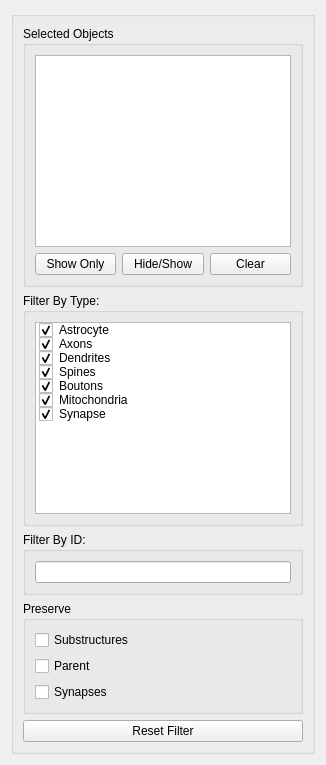
       <widget class="QWidget" name="tab_4">
        <attribute name="title">
         <string>Filtering</string>
        </attribute>
        <layout class="QGridLayout" name="gridLayout_10">
         <item row="0" column="0">
          <widget class="QGroupBox" name="groupBox_2">
           <property name="title">
            <string/>
           </property>
           <layout class="QGridLayout" name="gridLayout_9">
            <item row="0" column="0">
             <widget class="QGroupBox" name="groupBox_8">
              <property name="title">
               <string>Selected Objects</string>
              </property>
              <layout class="QGridLayout" name="gridLayout_2">
               <item row="1" column="0">
                <widget class="QPushButton" name="pushButton">
                 <property name="text">
                  <string>Show Only</string>
                 </property>
                </widget>
               </item>
               <item row="1" column="1">
                <widget class="QPushButton" name="pushButton_3">
                 <property name="text">
                  <string>Hide/Show</string>
                 </property>
                </widget>
               </item>
               <item row="1" column="2">
                <widget class="QPushButton" name="pushButton_4">
                 <property name="text">
                  <string>Clear</string>
                 </property>
                </widget>
               </item>
               <item row="0" column="0" colspan="3">
                <widget class="QTableView" name="tableView">
                 <property name="editTriggers">
                  <set>QAbstractItemView::AnyKeyPressed|QAbstractItemView::DoubleClicked</set>
                 </property>
                 <property name="dragDropOverwriteMode">
                  <bool>false</bool>
                 </property>
                 <property name="selectionBehavior">
                  <enum>QAbstractItemView::SelectRows</enum>
                 </property>
                 <property name="textElideMode">
                  <enum>Qt::ElideNone</enum>
                 </property>
                </widget>
               </item>
              </layout>
             </widget>
            </item>
            <item row="1" column="0">
             <widget class="QGroupBox" name="groupBox_5">
              <property name="title">
               <string>Filter By Type:</string>
              </property>
              <layout class="QGridLayout" name="gridLayout_7">
               <item row="0" column="0">
                <widget class="QListWidget" name="listWidget">
                 <property name="sizePolicy">
                  <sizepolicy hsizetype="Minimum" vsizetype="Expanding">
                   <horstretch>0</horstretch>
                   <verstretch>0</verstretch>
                  </sizepolicy>
                 </property>
                 <item>
                  <property name="text">
                   <string>Astrocyte</string>
                  </property>
                  <property name="checkState">
                   <enum>Checked</enum>
                  </property>
                  <property name="flags">
                   <set>ItemIsSelectable|ItemIsEditable|ItemIsDragEnabled|ItemIsUserCheckable|ItemIsEnabled</set>
                  </property>
                 </item>
                 <item>
                  <property name="text">
                   <string>Axons</string>
                  </property>
                  <property name="checkState">
                   <enum>Checked</enum>
                  </property>
                 </item>
                 <item>
                  <property name="text">
                   <string>Dendrites</string>
                  </property>
                  <property name="checkState">
                   <enum>Checked</enum>
                  </property>
                 </item>
                 <item>
                  <property name="text">
                   <string>Spines</string>
                  </property>
                  <property name="checkState">
                   <enum>Checked</enum>
                  </property>
                 </item>
                 <item>
                  <property name="text">
                   <string>Boutons</string>
                  </property>
                  <property name="checkState">
                   <enum>Checked</enum>
                  </property>
                 </item>
                 <item>
                  <property name="text">
                   <string>Mitochondria</string>
                  </property>
                  <property name="checkState">
                   <enum>Checked</enum>
                  </property>
                 </item>
                 <item>
                  <property name="text">
                   <string>Synapse</string>
                  </property>
                  <property name="checkState">
                   <enum>Checked</enum>
                  </property>
                 </item>
                </widget>
               </item>
              </layout>
             </widget>
            </item>
            <item row="2" column="0">
             <widget class="QGroupBox" name="groupBox_7">
              <property name="title">
               <string>Filter By ID:</string>
              </property>
              <layout class="QVBoxLayout" name="verticalLayout_5">
               <item>
                <widget class="QLineEdit" name="lineEdit"/>
               </item>
              </layout>
             </widget>
            </item>
            <item row="3" column="0">
             <widget class="QGroupBox" name="groupBox_6">
              <property name="title">
               <string>Preserve</string>
              </property>
              <layout class="QVBoxLayout" name="verticalLayout_4">
               <item>
                <widget class="QCheckBox" name="checkBox">
                 <property name="text">
                  <string>Substructures</string>
                 </property>
                </widget>
               </item>
               <item>
                <widget class="QCheckBox" name="checkBox_2">
                 <property name="text">
                  <string>Parent</string>
                 </property>
                </widget>
               </item>
               <item>
                <widget class="QCheckBox" name="checkBox_3">
                 <property name="text">
                  <string>Synapses</string>
                 </property>
                </widget>
               </item>
              </layout>
             </widget>
            </item>
            <item row="4" column="0">
             <widget class="QPushButton" name="pushButton_2">
              <property name="text">
               <string>Reset Filter</string>
              </property>
             </widget>
            </item>
           </layout>
          </widget>
         </item>
        </layout>
       </widget>
